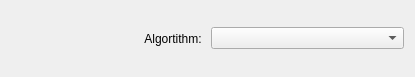
<?xml version="1.0" encoding="UTF-8"?>
<ui version="4.0">
 <class>AlgorithmDropDown</class>
 <widget class="QWidget" name="AlgorithmDropDown">
  <property name="geometry">
   <rect>
    <x>0</x>
    <y>0</y>
    <width>415</width>
    <height>77</height>
   </rect>
  </property>
  <property name="windowTitle">
   <string>Form</string>
  </property>
  <layout class="QHBoxLayout" name="horizontalLayout_2">
   <item>
    <layout class="QHBoxLayout" name="horizontalLayout">
     <item>
      <widget class="QLabel" name="label">
       <property name="text">
        <string>Algortithm: </string>
       </property>
       <property name="alignment">
        <set>Qt::AlignRight|Qt::AlignTrailing|Qt::AlignVCenter</set>
       </property>
      </widget>
     </item>
     <item>
      <widget class="QComboBox" name="algoDropDown"/>
     </item>
    </layout>
   </item>
  </layout>
 </widget>
 <resources/>
 <connections/>
</ui>
